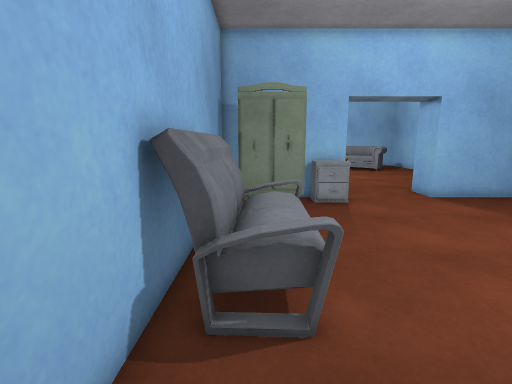
View 1 (above)

20 first-person views from a walk through a Unity game level. The camera is 1.5 m above the floor, tilts 10° down and sees 85° across. The floor is counted in squares, 0.5 m on a side. Each view is taken from the middle of a square. On the plan, view 1 faces up. The plan holds only what a view shows up to about 20 squares ahead; the rest is blank. The place goes on beyond the plan. Some animated figures are left out. Surface patterns are stand-ins for the level's own textures.

View 2
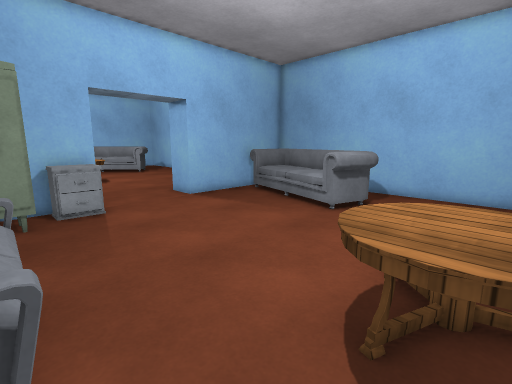

View 3
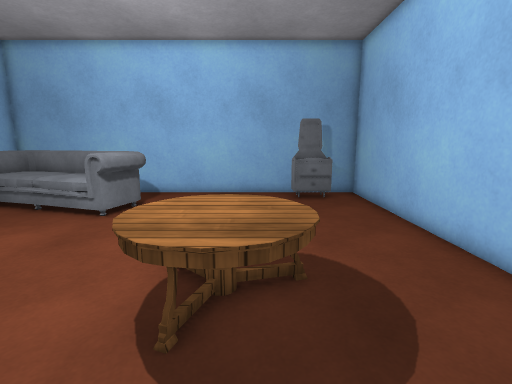

View 4
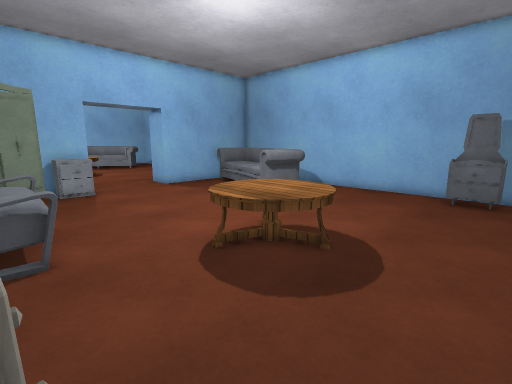

View 5
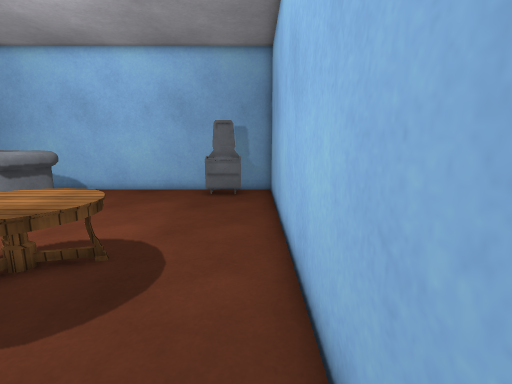

View 6
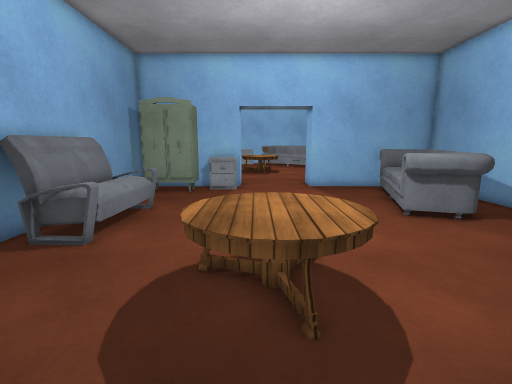

View 7
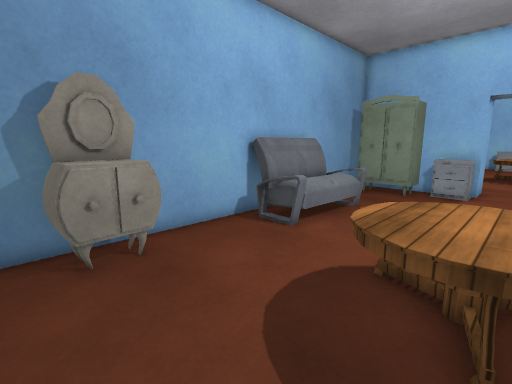

View 8
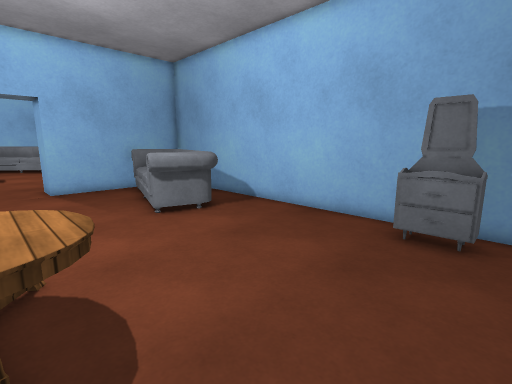

View 9
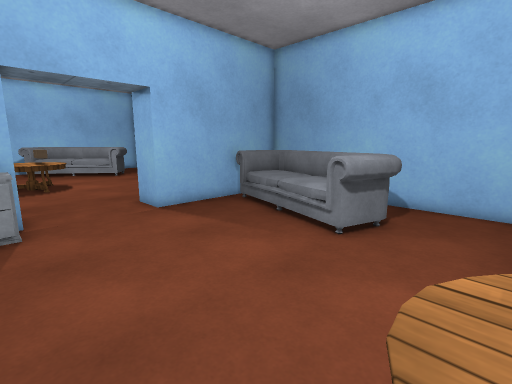

View 10
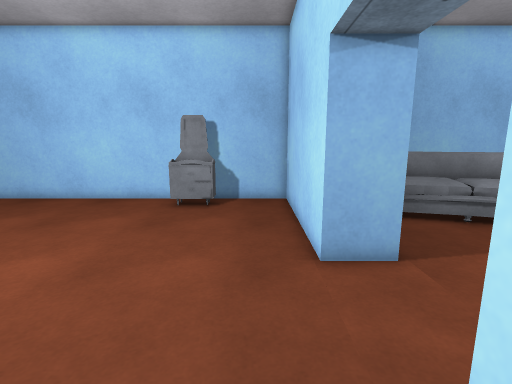

View 11
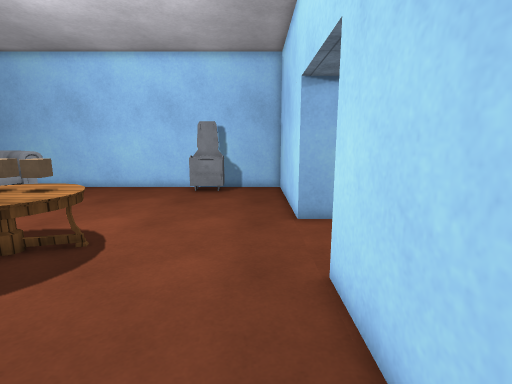

View 12
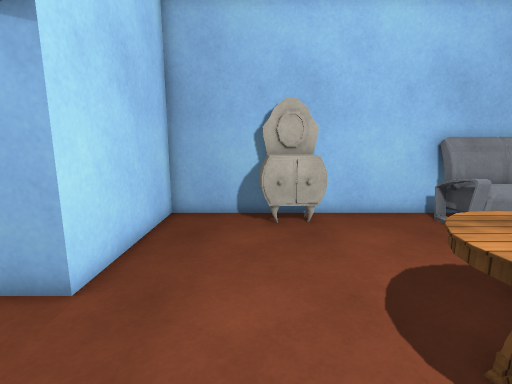

View 13
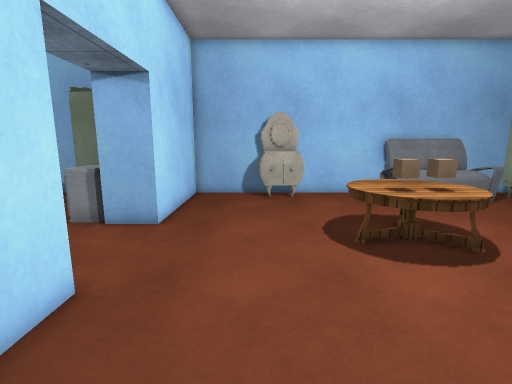

View 14
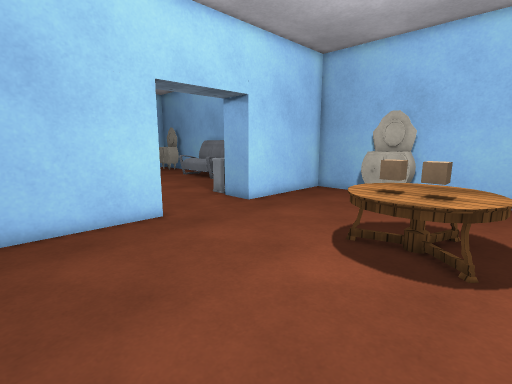

View 15
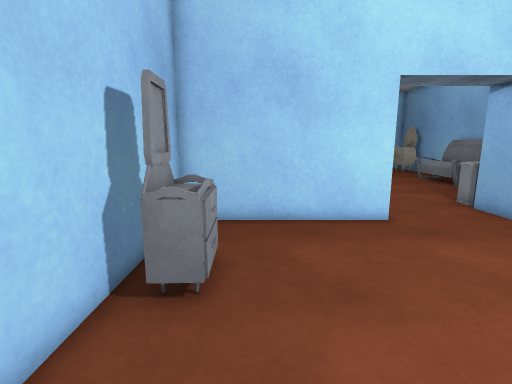

View 16
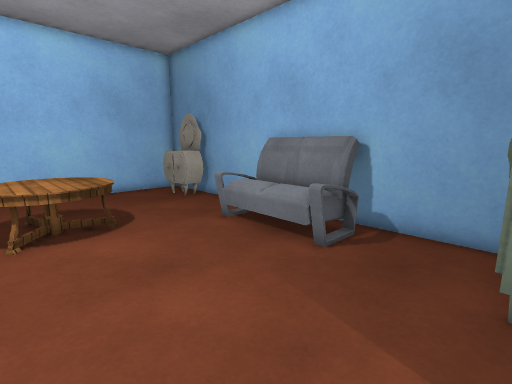

View 17
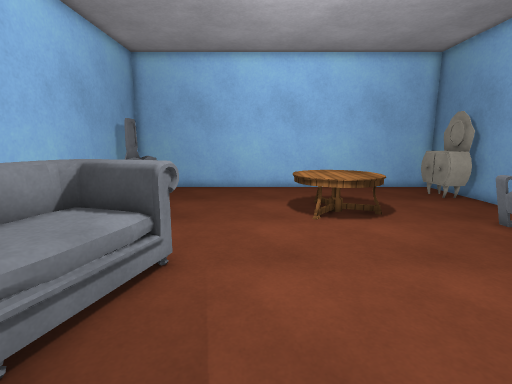

View 18
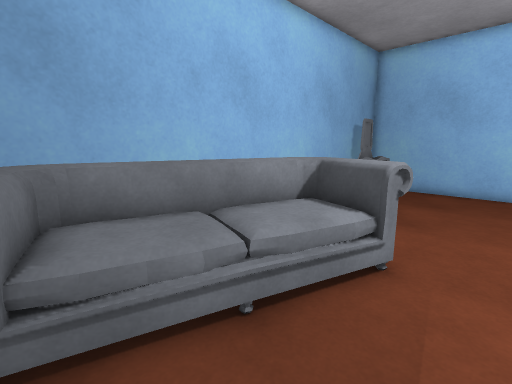

View 19
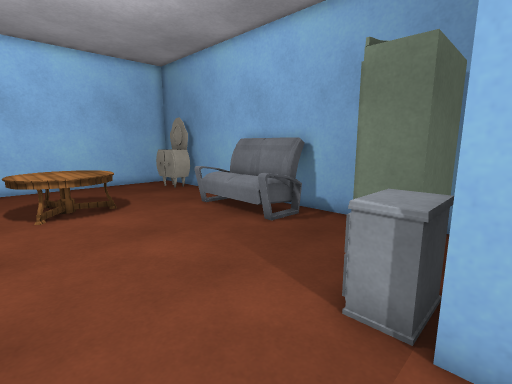

View 20
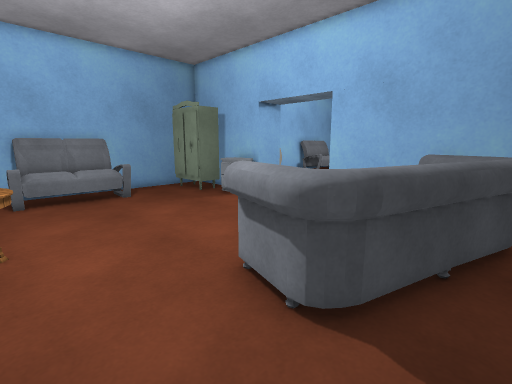

### Floor plan
Points are (right, up) in squares from view 1. A wall is a line through its corners. A room is listed if a view was taken in it or the views show most of it. See-through windows are left out.
Room 1 (views 1, 2, 3, 4, 5, 6, 7, 8, 9, 16, 17, 18, 19, 20)
walls: (4.9, 17.3) (4.9, 15.4); (-1.8, 15.3) (-1.8, -5) (18, -5) (18, 15.3) (9.8, 15.3) (9.8, 17.3)
ways out: opening at (7.5, 16.5) to room 2
objects: other object (-1, -3) to (0, -1); other object (-1, 4) to (1, 9); other object (0, 13); other object (3, 14) to (5, 15); table (5, 0) to (8, 4); other object (12, 6) to (17, 15); other object (16, -3) to (17, -1)
Room 2 (views 10, 11, 12, 13, 14, 15)
walls: (9.8, 17.3) (18, 17.3) (18, 28.5); (-1.8, 28.5) (-1.8, 17.3) (4.9, 17.3)
ways out: opening at (7.5, 16.5) to room 1
objects: other object (-1, 21) to (0, 24); other object (-1, 28) to (1, 28); table (5, 24) to (8, 28); cube (7, 25); cube (7, 26) to (7, 27); other object (16, 21) to (17, 23)

Where each view was taken, in squares from view 1:
view 1: 0 up, 0 right, facing up
view 2: 1 up, 1 right, facing up-right
view 3: 1 up, 1 right, facing right
view 4: 4 down, 0 right, facing up-right
view 5: 4 down, 0 right, facing right
view 6: 4 down, 6 right, facing up
view 7: 4 down, 7 right, facing up-left
view 8: 4 down, 7 right, facing up-right
view 9: 3 up, 4 right, facing up-right
view 10: 19 up, 3 right, facing right
view 11: 19 up, 1 left, facing right
view 12: 21 up, 10 right, facing left
view 13: 21 up, 15 right, facing left
view 14: 28 up, 15 right, facing down-left
view 15: 28 up, 15 right, facing down
view 16: 13 up, 8 right, facing down-left
view 17: 14 up, 10 right, facing down
view 18: 14 up, 10 right, facing down-right
view 19: 16 up, 9 right, facing down-left
view 20: 3 up, 17 right, facing up-left
